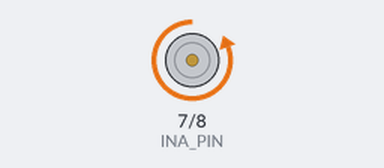
Recording of a sketch running on a simulated Arduino Uno, built with avr-gcc and run on an emulated ATmega328P. On the bench: motor-driver pin pairs drawn as motors (green arrow = first pin HIGH = forward, orange = second pin HIGH = backward, longer = more drive, scaled by the enable pin).

Above: at 0.2 s.
At 1.2 s:
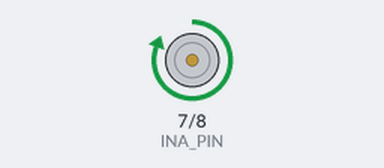
At 3.7 s:
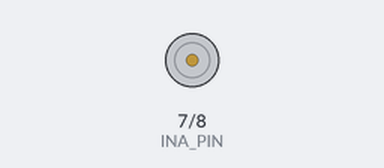
Timing chart, 0 to 4.6 s (numbered marks = the images above):
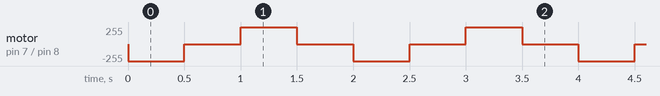

The sketch:

driver_test.ino
```cpp
#define PWM_PIN 4
#define ENA_PIN 5
#define ENB_PIN 6
#define INA_PIN 7
#define INB_PIN 8


void setup() {
  pinMode(PWM_PIN, OUTPUT);
  digitalWrite(PWM_PIN, LOW);
  pinMode(INA_PIN, OUTPUT);
  digitalWrite(INA_PIN, LOW);
  pinMode(INB_PIN, OUTPUT);
  digitalWrite(INB_PIN, LOW);
}

void brake() {
  digitalWrite(INA_PIN,LOW);
  digitalWrite(INB_PIN,LOW);
}

void forward() {
  digitalWrite(INA_PIN,LOW);
  digitalWrite(INB_PIN,HIGH);
}

void backward() {
  digitalWrite(INA_PIN,HIGH);
  digitalWrite(INB_PIN,LOW);
}

void setSpeed(int spd) {
 analogWrite(PWM_PIN,spd);
}

void loop() {
  setSpeed(0);
  forward();
  setSpeed(150);
  delay(500);
  brake();
  delay(500);
  backward();
  delay(500);
  brake();
  delay(500);
}
```

Measured:
- by itself, motor on pin 7 (INA_PIN) / pin 8 (INB_PIN): repeats every 2.0 s: stopped 0.50 s, forward 255/255 0.50 s, stopped 0.50 s, backward 255/255 0.50 s
